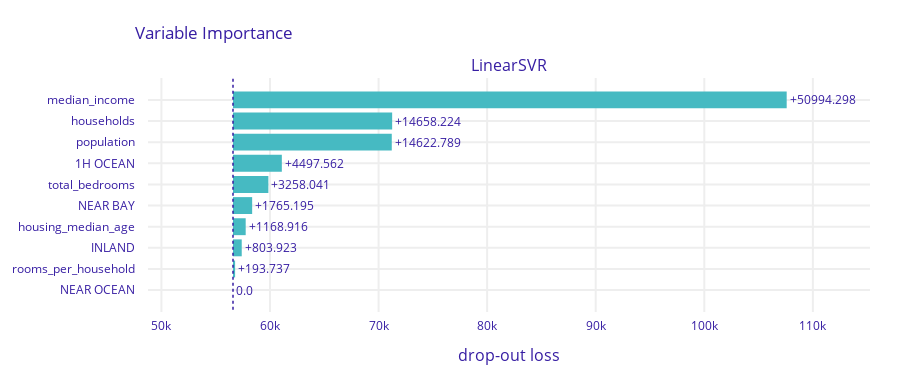

The notebook cell this image was saved under:
### Code cell
explainer_svr = dx.Explainer(svr, X, y)
parts_svr = explainer_svr.model_parts()
parts_svr.plot(show=20)
print("\n")
print(parts_svr.result.sort_values("dropout_loss", ascending=False))

### Figure 1 — Plotly figure (JSON) as saved in the notebook; plotly's stock layout.template omitted (floating-point values rounded to 4 significant figures)
{"data": [{"base": 56590.0, "hoverinfo": "text", "hoverlabel": {"bgcolor": "rgba(0,0,0,0.8)"}, "hovertext": ["Model: LinearSVR loss after<br>variable: median_income is permuted: 107588.178<br>Drop-out loss change: +50994.298", "Model: LinearSVR loss after<br>variable: households is permuted: 71252.105<br>Drop-out loss change: +14658.224", "Model: LinearSVR loss after<br>variable: population is permuted: 71216.67<br>Drop-out loss change: +14622.789", "Model: LinearSVR loss after<br>variable: 1H OCEAN is permuted: 61091.443<br>Drop-out loss change: +4497.562", "Model: LinearSVR loss after<br>variable: total_bedrooms is permuted: 59851.921<br>Drop-out loss change: +3258.041", "Model: LinearSVR loss after<br>variable: NEAR BAY is permuted: 58359.075<br>Drop-out loss change: +1765.195", "Model: LinearSVR loss after<br>variable: housing_median_age is permuted: 57762.797<br>Drop-out loss change: +1168.916", "Model: LinearSVR loss after<br>variable: INLAND is permuted: 57397.804<br>Drop-out loss change: +803.923", "Model: LinearSVR loss after<br>variable: rooms_per_household is permuted: 56787.618<br>Drop-out loss change: +193.737", "Model: LinearSVR loss after<br>variable: NEAR OCEAN is permuted: 56593.881<br>Drop-out loss change: -0.0"], "marker": {"color": "#46bac2"}, "orientation": "h", "showlegend": false, "text": ["+50994.298", "+14658.224", "+14622.789", "+4497.562", "+3258.041", "+1765.195", "+1168.916", "+803.923", "+193.737", "0.0"], "textposition": "outside", "type": "bar", "x": [50990.0, 14660.0, 14620.0, 4498.0, 3258.0, 1765.0, 1169.0, 803.9, 193.7, 0], "xaxis": "x", "y": ["median_income", "households", "population", "1H OCEAN", "total_bedrooms", "NEAR BAY", "housing_median_age", "INLAND", "rooms_per_household", "NEAR OCEAN"], "yaxis": "y"}], "layout": {"annotations": [{"font": {"size": 16}, "showarrow": false, "text": "LinearSVR", "x": 0.5, "xanchor": "center", "xref": "paper", "y": 1, "yanchor": "bottom", "yref": "paper"}, {"font": {"size": 16}, "showarrow": false, "text": "drop-out loss", "x": 0.5, "xanchor": "center", "xref": "paper", "y": 0, "yanchor": "top", "yref": "paper", "yshift": -30}], "font": {"color": "#371ea3"}, "height": 383, "margin": {"b": 71, "r": 30, "t": 78}, "shapes": [{"line": {"color": "#371ea3", "dash": "dot", "width": 1.5}, "type": "line", "x0": 56590.0, "x1": 56590.0, "xref": "x", "y0": -1, "y1": 10, "yref": "y"}], "title": {"text": "Variable Importance", "x": 0.15}, "xaxis": {"anchor": "y", "automargin": true, "domain": [0, 1], "fixedrange": true, "gridwidth": 2, "range": [48770.0, 115300.0], "tickcolor": "white", "ticklen": 3, "ticks": "outside", "type": "linear", "zeroline": false}, "yaxis": {"anchor": "x", "automargin": true, "autorange": "reversed", "domain": [0, 1], "fixedrange": true, "gridwidth": 2, "tickcolor": "white", "ticklen": 10, "ticks": "outside", "type": "category"}}}
